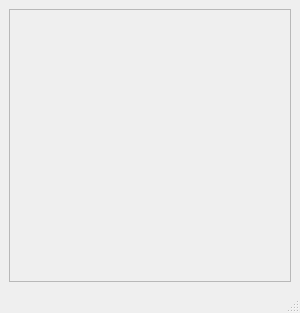
<?xml version="1.0" encoding="UTF-8"?>
<ui version="4.0">
 <class>MainWindow</class>
 <widget class="QMainWindow" name="MainWindow">
  <property name="geometry">
   <rect>
    <x>0</x>
    <y>0</y>
    <width>300</width>
    <height>313</height>
   </rect>
  </property>
  <property name="windowTitle">
   <string>MainWindow</string>
  </property>
  <widget class="QWidget" name="centralwidget">
   <layout class="QGridLayout" name="gridLayout">
    <item row="0" column="0">
     <widget class="QFrame" name="frame">
      <property name="styleSheet">
       <string notr="true">background-image: url(:/newPrefix/img/logonew.png);</string>
      </property>
      <property name="frameShape">
       <enum>QFrame::StyledPanel</enum>
      </property>
      <property name="frameShadow">
       <enum>QFrame::Raised</enum>
      </property>
     </widget>
    </item>
   </layout>
  </widget>
  <widget class="QStatusBar" name="statusbar"/>
 </widget>
 <resources>
  <include location="resource.qrc"/>
 </resources>
 <connections/>
</ui>
